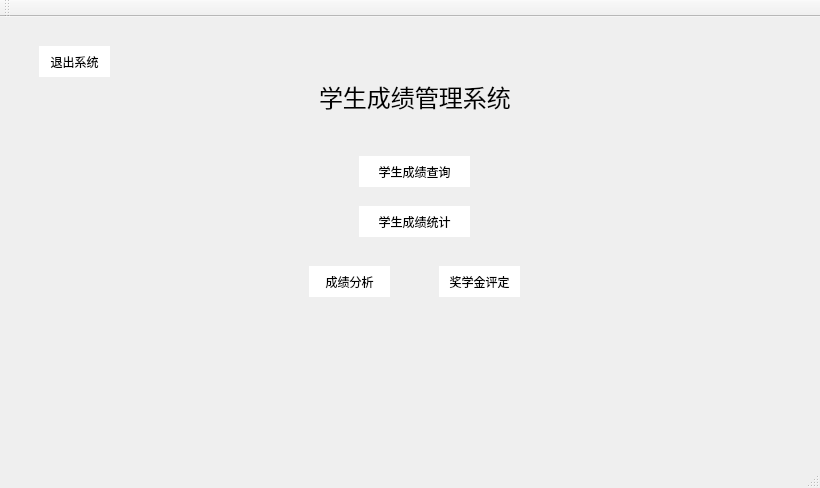
<?xml version="1.0" encoding="UTF-8"?>
<ui version="4.0">
 <class>MainWindow</class>
 <widget class="QMainWindow" name="MainWindow">
  <property name="geometry">
   <rect>
    <x>0</x>
    <y>0</y>
    <width>820</width>
    <height>488</height>
   </rect>
  </property>
  <property name="windowTitle">
   <string>MainWindow</string>
  </property>
  <property name="styleSheet">
   <string notr="true">QStackedWidget#stackedWidget
{
	background-image: url(:/images/background.png);
}
QStackedWidget#stackedWidget QPushButton
{
	border:none;
	background-color: rgb(255, 255, 255);
}
</string>
  </property>
  <widget class="QWidget" name="centralwidget">
   <layout class="QVBoxLayout" name="verticalLayout">
    <item>
     <widget class="QStackedWidget" name="stackedWidget">
      <property name="styleSheet">
       <string notr="true">QStackedWidget#stackedWidget
{
	
	border-image: url(:/images/bg1.png);
}
QStackedWidget#stackedWidget QPushButton
{
	border:none;
	background-color: rgb(255, 255, 255);
	font: 12pt &quot;宋体&quot;;
}
QStackedWidget#stackedWidget QPushButton:hover
{
	border:none;
	background-color: rgb(170, 255, 255)
	
}
QLabel
{
	border:none;
	font: 18pt &quot;宋体&quot;;

}</string>
      </property>
      <property name="currentIndex">
       <number>0</number>
      </property>
      <widget class="QWidget" name="memupage">
       <widget class="QPushButton" name="LookBtn">
        <property name="geometry">
         <rect>
          <x>350</x>
          <y>130</y>
          <width>111</width>
          <height>31</height>
         </rect>
        </property>
        <property name="minimumSize">
         <size>
          <width>61</width>
          <height>0</height>
         </size>
        </property>
        <property name="text">
         <string>学生成绩查询</string>
        </property>
       </widget>
       <widget class="QPushButton" name="StatBtn">
        <property name="geometry">
         <rect>
          <x>350</x>
          <y>180</y>
          <width>111</width>
          <height>31</height>
         </rect>
        </property>
        <property name="text">
         <string>学生成绩统计</string>
        </property>
       </widget>
       <widget class="QPushButton" name="QuitBtn">
        <property name="geometry">
         <rect>
          <x>30</x>
          <y>20</y>
          <width>71</width>
          <height>31</height>
         </rect>
        </property>
        <property name="text">
         <string>退出系统</string>
        </property>
       </widget>
       <widget class="QLabel" name="StuLa">
        <property name="geometry">
         <rect>
          <x>310</x>
          <y>40</y>
          <width>191</width>
          <height>61</height>
         </rect>
        </property>
        <property name="text">
         <string>&lt;html&gt;&lt;head/&gt;&lt;body&gt;&lt;p align=&quot;center&quot;&gt;&lt;span style=&quot; font-size:18pt; color:#000000;&quot;&gt;学生成绩管理系统&lt;/span&gt;&lt;/p&gt;&lt;/body&gt;&lt;/html&gt;</string>
        </property>
       </widget>
       <widget class="QPushButton" name="AsBtn">
        <property name="geometry">
         <rect>
          <x>300</x>
          <y>240</y>
          <width>81</width>
          <height>31</height>
         </rect>
        </property>
        <property name="text">
         <string>成绩分析</string>
        </property>
       </widget>
       <widget class="QPushButton" name="MoBtn">
        <property name="geometry">
         <rect>
          <x>430</x>
          <y>240</y>
          <width>81</width>
          <height>31</height>
         </rect>
        </property>
        <property name="text">
         <string>奖学金评定</string>
        </property>
       </widget>
      </widget>
      <widget class="QWidget" name="lookpage">
       <widget class="QLabel" name="label_2">
        <property name="geometry">
         <rect>
          <x>0</x>
          <y>-10</y>
          <width>181</width>
          <height>61</height>
         </rect>
        </property>
        <property name="text">
         <string>学生成绩查询</string>
        </property>
       </widget>
       <widget class="QTableWidget" name="LookTW">
        <property name="geometry">
         <rect>
          <x>0</x>
          <y>40</y>
          <width>701</width>
          <height>341</height>
         </rect>
        </property>
        <row/>
       </widget>
       <widget class="QPushButton" name="addBtn">
        <property name="geometry">
         <rect>
          <x>720</x>
          <y>230</y>
          <width>71</width>
          <height>31</height>
         </rect>
        </property>
        <property name="text">
         <string>添加数据</string>
        </property>
       </widget>
       <widget class="QPushButton" name="saveBtn">
        <property name="geometry">
         <rect>
          <x>720</x>
          <y>280</y>
          <width>71</width>
          <height>31</height>
         </rect>
        </property>
        <property name="text">
         <string>保存修改</string>
        </property>
       </widget>
       <widget class="QPushButton" name="LSBtn">
        <property name="geometry">
         <rect>
          <x>720</x>
          <y>90</y>
          <width>71</width>
          <height>31</height>
         </rect>
        </property>
        <property name="text">
         <string>成绩筛选</string>
        </property>
       </widget>
      </widget>
      <widget class="QWidget" name="statpage">
       <widget class="QTableWidget" name="StTW">
        <property name="geometry">
         <rect>
          <x>50</x>
          <y>0</y>
          <width>721</width>
          <height>431</height>
         </rect>
        </property>
       </widget>
      </widget>
      <widget class="QWidget" name="aspage">
       <widget class="QFrame" name="plotFrame">
        <property name="geometry">
         <rect>
          <x>80</x>
          <y>120</y>
          <width>201</width>
          <height>181</height>
         </rect>
        </property>
        <property name="frameShape">
         <enum>QFrame::Shape::StyledPanel</enum>
        </property>
        <property name="frameShadow">
         <enum>QFrame::Shadow::Raised</enum>
        </property>
       </widget>
      </widget>
      <widget class="QWidget" name="mopage"/>
      <widget class="QWidget" name="fqpage">
       <widget class="QPushButton" name="pushButton">
        <property name="geometry">
         <rect>
          <x>260</x>
          <y>170</y>
          <width>56</width>
          <height>18</height>
         </rect>
        </property>
        <property name="text">
         <string>PushButton</string>
        </property>
       </widget>
      </widget>
     </widget>
    </item>
   </layout>
  </widget>
  <widget class="QMenuBar" name="menubar">
   <property name="geometry">
    <rect>
     <x>0</x>
     <y>0</y>
     <width>820</width>
     <height>18</height>
    </rect>
   </property>
  </widget>
  <widget class="QStatusBar" name="statusbar"/>
  <widget class="QToolBar" name="toolBar">
   <property name="windowTitle">
    <string>toolBar</string>
   </property>
   <attribute name="toolBarArea">
    <enum>TopToolBarArea</enum>
   </attribute>
   <attribute name="toolBarBreak">
    <bool>false</bool>
   </attribute>
  </widget>
 </widget>
 <resources/>
 <connections/>
</ui>
